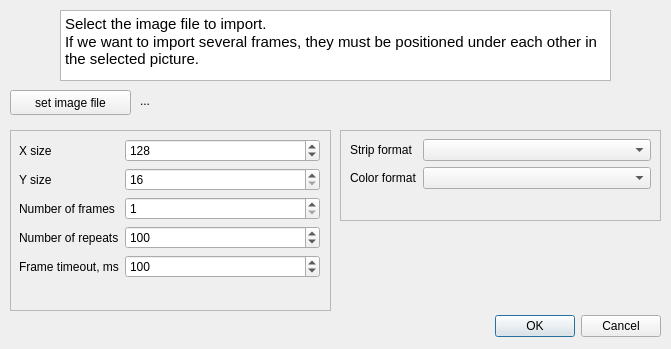
<?xml version="1.0" encoding="UTF-8"?>
<ui version="4.0">
 <class>ImportDialog</class>
 <widget class="QDialog" name="ImportDialog">
  <property name="geometry">
   <rect>
    <x>0</x>
    <y>0</y>
    <width>671</width>
    <height>349</height>
   </rect>
  </property>
  <property name="minimumSize">
   <size>
    <width>671</width>
    <height>349</height>
   </size>
  </property>
  <property name="maximumSize">
   <size>
    <width>671</width>
    <height>349</height>
   </size>
  </property>
  <property name="windowTitle">
   <string>Import</string>
  </property>
  <widget class="QDialogButtonBox" name="buttonBox">
   <property name="geometry">
    <rect>
     <x>320</x>
     <y>310</y>
     <width>341</width>
     <height>32</height>
    </rect>
   </property>
   <property name="orientation">
    <enum>Qt::Horizontal</enum>
   </property>
   <property name="standardButtons">
    <set>QDialogButtonBox::Cancel|QDialogButtonBox::Ok</set>
   </property>
  </widget>
  <widget class="QLabel" name="label_file">
   <property name="geometry">
    <rect>
     <x>140</x>
     <y>90</y>
     <width>511</width>
     <height>21</height>
    </rect>
   </property>
   <property name="text">
    <string>...</string>
   </property>
  </widget>
  <widget class="QPushButton" name="fileButton">
   <property name="geometry">
    <rect>
     <x>10</x>
     <y>90</y>
     <width>121</width>
     <height>25</height>
    </rect>
   </property>
   <property name="text">
    <string>set image file</string>
   </property>
  </widget>
  <widget class="QFrame" name="frame_2">
   <property name="geometry">
    <rect>
     <x>340</x>
     <y>130</y>
     <width>321</width>
     <height>91</height>
    </rect>
   </property>
   <property name="frameShape">
    <enum>QFrame::StyledPanel</enum>
   </property>
   <property name="frameShadow">
    <enum>QFrame::Raised</enum>
   </property>
   <widget class="QWidget" name="formLayoutWidget">
    <property name="geometry">
     <rect>
      <x>10</x>
      <y>9</y>
      <width>301</width>
      <height>71</height>
     </rect>
    </property>
    <layout class="QFormLayout" name="formLayout">
     <item row="0" column="0">
      <widget class="QLabel" name="label_strip">
       <property name="text">
        <string>Strip format</string>
       </property>
      </widget>
     </item>
     <item row="0" column="1">
      <widget class="QComboBox" name="comboBox_strip"/>
     </item>
     <item row="1" column="0">
      <widget class="QLabel" name="label_color">
       <property name="text">
        <string>Color format</string>
       </property>
      </widget>
     </item>
     <item row="1" column="1">
      <widget class="QComboBox" name="comboBox_color"/>
     </item>
    </layout>
   </widget>
  </widget>
  <widget class="QFrame" name="frame_3">
   <property name="geometry">
    <rect>
     <x>10</x>
     <y>130</y>
     <width>321</width>
     <height>181</height>
    </rect>
   </property>
   <property name="frameShape">
    <enum>QFrame::StyledPanel</enum>
   </property>
   <property name="frameShadow">
    <enum>QFrame::Raised</enum>
   </property>
   <widget class="QWidget" name="formLayoutWidget_2">
    <property name="geometry">
     <rect>
      <x>9</x>
      <y>9</y>
      <width>301</width>
      <height>156</height>
     </rect>
    </property>
    <layout class="QFormLayout" name="formLayout_2">
     <item row="0" column="0">
      <widget class="QLabel" name="label_xsize">
       <property name="text">
        <string>X size</string>
       </property>
      </widget>
     </item>
     <item row="1" column="0">
      <widget class="QLabel" name="label_ysize">
       <property name="text">
        <string>Y size</string>
       </property>
      </widget>
     </item>
     <item row="2" column="0">
      <widget class="QLabel" name="label_nframes">
       <property name="text">
        <string>Number of frames</string>
       </property>
      </widget>
     </item>
     <item row="2" column="1">
      <widget class="QSpinBox" name="spinBox_nframes">
       <property name="minimum">
        <number>1</number>
       </property>
       <property name="maximum">
        <number>65535</number>
       </property>
       <property name="value">
        <number>1</number>
       </property>
      </widget>
     </item>
     <item row="3" column="0">
      <widget class="QLabel" name="label_repeats">
       <property name="text">
        <string>Number of repeats</string>
       </property>
      </widget>
     </item>
     <item row="3" column="1">
      <widget class="QSpinBox" name="spinBox_repeats">
       <property name="minimum">
        <number>0</number>
       </property>
       <property name="maximum">
        <number>255</number>
       </property>
       <property name="value">
        <number>100</number>
       </property>
      </widget>
     </item>
     <item row="0" column="1">
      <widget class="QSpinBox" name="spinBox_xs">
       <property name="minimum">
        <number>16</number>
       </property>
       <property name="maximum">
        <number>256</number>
       </property>
       <property name="singleStep">
        <number>16</number>
       </property>
       <property name="value">
        <number>128</number>
       </property>
      </widget>
     </item>
     <item row="1" column="1">
      <widget class="QSpinBox" name="spinBox_ys">
       <property name="minimum">
        <number>16</number>
       </property>
       <property name="maximum">
        <number>256</number>
       </property>
       <property name="singleStep">
        <number>16</number>
       </property>
      </widget>
     </item>
     <item row="4" column="1">
      <widget class="QSpinBox" name="spinBox_timeout">
       <property name="maximum">
        <number>65535</number>
       </property>
       <property name="value">
        <number>100</number>
       </property>
      </widget>
     </item>
     <item row="4" column="0">
      <widget class="QLabel" name="label_timeout">
       <property name="text">
        <string>Frame timeout, ms</string>
       </property>
      </widget>
     </item>
    </layout>
   </widget>
  </widget>
  <widget class="QTextBrowser" name="textBrowser">
   <property name="geometry">
    <rect>
     <x>60</x>
     <y>10</y>
     <width>551</width>
     <height>71</height>
    </rect>
   </property>
   <property name="html">
    <string>&lt;!DOCTYPE HTML PUBLIC &quot;-//W3C//DTD HTML 4.0//EN&quot; &quot;http://www.w3.org/TR/REC-html40/strict.dtd&quot;&gt;
&lt;html&gt;&lt;head&gt;&lt;meta name=&quot;qrichtext&quot; content=&quot;1&quot; /&gt;&lt;style type=&quot;text/css&quot;&gt;
p, li { white-space: pre-wrap; }
&lt;/style&gt;&lt;/head&gt;&lt;body style=&quot; font-family:'Ubuntu'; font-size:11pt; font-weight:400; font-style:normal;&quot;&gt;
&lt;p style=&quot; margin-top:0px; margin-bottom:0px; margin-left:0px; margin-right:0px; -qt-block-indent:0; text-indent:0px;&quot;&gt;Select the image file to import.&lt;/p&gt;
&lt;p style=&quot; margin-top:0px; margin-bottom:0px; margin-left:0px; margin-right:0px; -qt-block-indent:0; text-indent:0px;&quot;&gt;If we want to import several frames, they must be positioned under each other in the selected picture.&lt;/p&gt;&lt;/body&gt;&lt;/html&gt;</string>
   </property>
  </widget>
 </widget>
 <resources/>
 <connections>
  <connection>
   <sender>buttonBox</sender>
   <signal>accepted()</signal>
   <receiver>ImportDialog</receiver>
   <slot>accept()</slot>
   <hints>
    <hint type="sourcelabel">
     <x>248</x>
     <y>254</y>
    </hint>
    <hint type="destinationlabel">
     <x>157</x>
     <y>274</y>
    </hint>
   </hints>
  </connection>
  <connection>
   <sender>buttonBox</sender>
   <signal>rejected()</signal>
   <receiver>ImportDialog</receiver>
   <slot>reject()</slot>
   <hints>
    <hint type="sourcelabel">
     <x>316</x>
     <y>260</y>
    </hint>
    <hint type="destinationlabel">
     <x>286</x>
     <y>274</y>
    </hint>
   </hints>
  </connection>
 </connections>
</ui>
